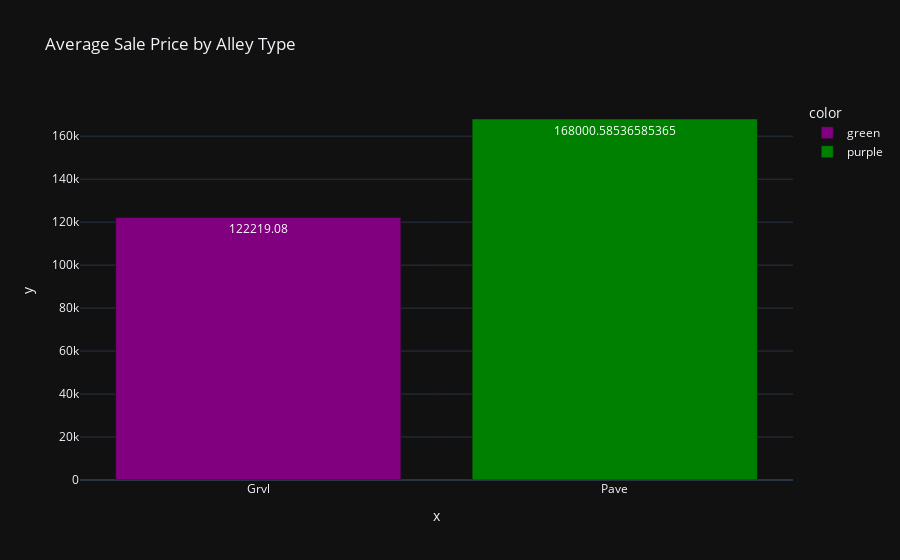

This figure's notebook cell:
### Code cell
# Alley Prices
colors_alley = np.where(alley_prices.index == 'Pave', 'purple', 'green')
px.bar(x=alley_prices.index, y=alley_prices.values, title='Average Sale Price by Alley Type',
              template='plotly_dark', text=alley_prices.values,
              color=colors_alley, color_discrete_sequence=['purple', 'green'])

### Figure 1 — Plotly figure (JSON) as saved in the notebook; plotly's stock layout.template omitted (floating-point values rounded to 4 significant figures)
{"data": [{"hovertemplate": "color=green<br>x=%{x}<br>y=%{y}<br>text=%{text}<extra></extra>", "legendgroup": "green", "marker": {"color": "purple", "pattern": {"shape": ""}}, "name": "green", "orientation": "v", "showlegend": true, "text": [122200.0], "textposition": "auto", "type": "bar", "x": ["Grvl"], "xaxis": "x", "y": [122200.0], "yaxis": "y"}, {"hovertemplate": "color=purple<br>x=%{x}<br>y=%{y}<br>text=%{text}<extra></extra>", "legendgroup": "purple", "marker": {"color": "green", "pattern": {"shape": ""}}, "name": "purple", "orientation": "v", "showlegend": true, "text": [168000.0], "textposition": "auto", "type": "bar", "x": ["Pave"], "xaxis": "x", "y": [168000.0], "yaxis": "y"}], "layout": {"barmode": "relative", "legend": {"title": {"text": "color"}, "tracegroupgap": 0}, "title": {"text": "Average Sale Price by Alley Type"}, "xaxis": {"anchor": "y", "domain": [0, 1], "title": {"text": "x"}}, "yaxis": {"anchor": "x", "domain": [0, 1], "title": {"text": "y"}}}}
